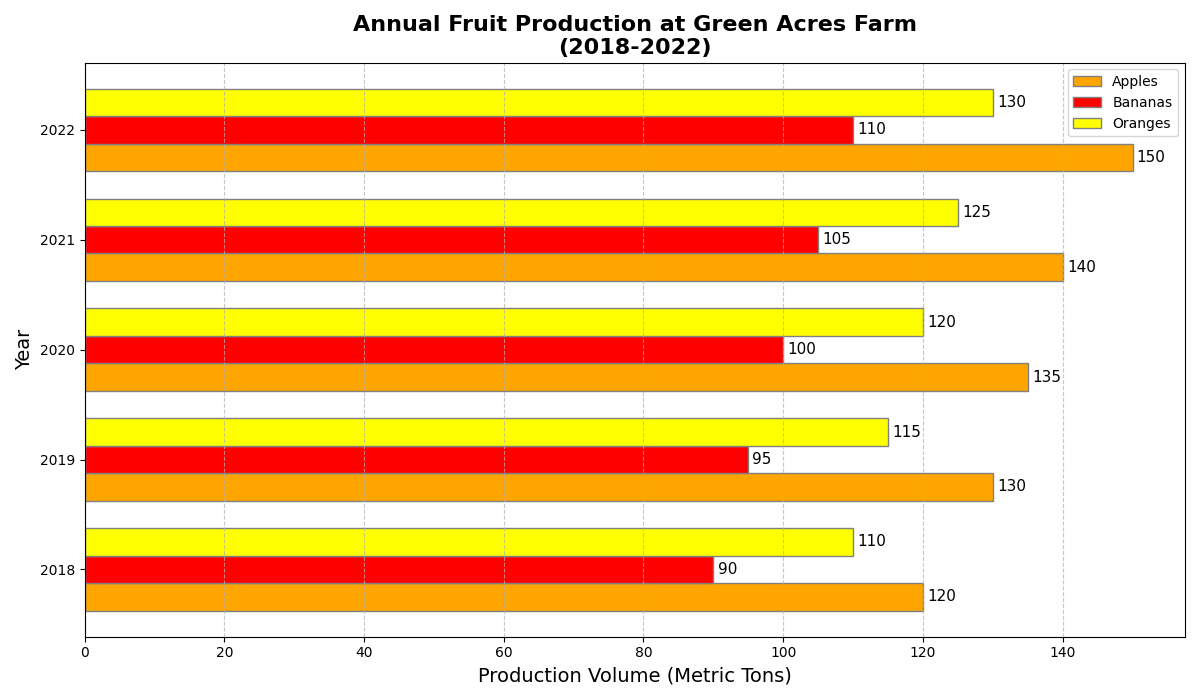

The script that drew this image:
import matplotlib.pyplot as plt
import numpy as np

years = np.arange(2018, 2023)

apples_production = [120, 130, 135, 140, 150]
bananas_production = [90, 95, 100, 105, 110]
oranges_production = [110, 115, 120, 125, 130]

bar_height = 0.25

r1 = np.arange(len(years))
r2 = [x + bar_height for x in r1]
r3 = [x + bar_height for x in r2]

fig, ax = plt.subplots(figsize=(12, 7))

# Plot horizontal bars
bars1 = ax.barh(r1, apples_production, color='orange', height=bar_height, edgecolor='grey', label='Apples')
bars2 = ax.barh(r2, bananas_production, color='red', height=bar_height, edgecolor='grey', label='Bananas')
bars3 = ax.barh(r3, oranges_production, color='yellow', height=bar_height, edgecolor='grey', label='Oranges')

def add_labels(bars, ax):
    for bar in bars:
        width = bar.get_width()
        ax.annotate(f'{width}', 
                    xy=(width, bar.get_y() + bar.get_height() / 2),
                    xytext=(3, 0),
                    textcoords="offset points",
                    ha='left', va='center', fontsize=11)

add_labels(bars1, ax)
add_labels(bars2, ax)
add_labels(bars3, ax)

ax.set_title("Annual Fruit Production at Green Acres Farm\n(2018-2022)", fontsize=16, fontweight='bold')
ax.set_ylabel("Year", fontsize=14)
ax.set_xlabel("Production Volume (Metric Tons)", fontsize=14)
ax.set_yticks([r + bar_height for r in range(len(years))])
ax.set_yticklabels(years)
ax.legend()
ax.grid(axis='x', linestyle='--', alpha=0.7)
plt.tight_layout()
plt.show()
